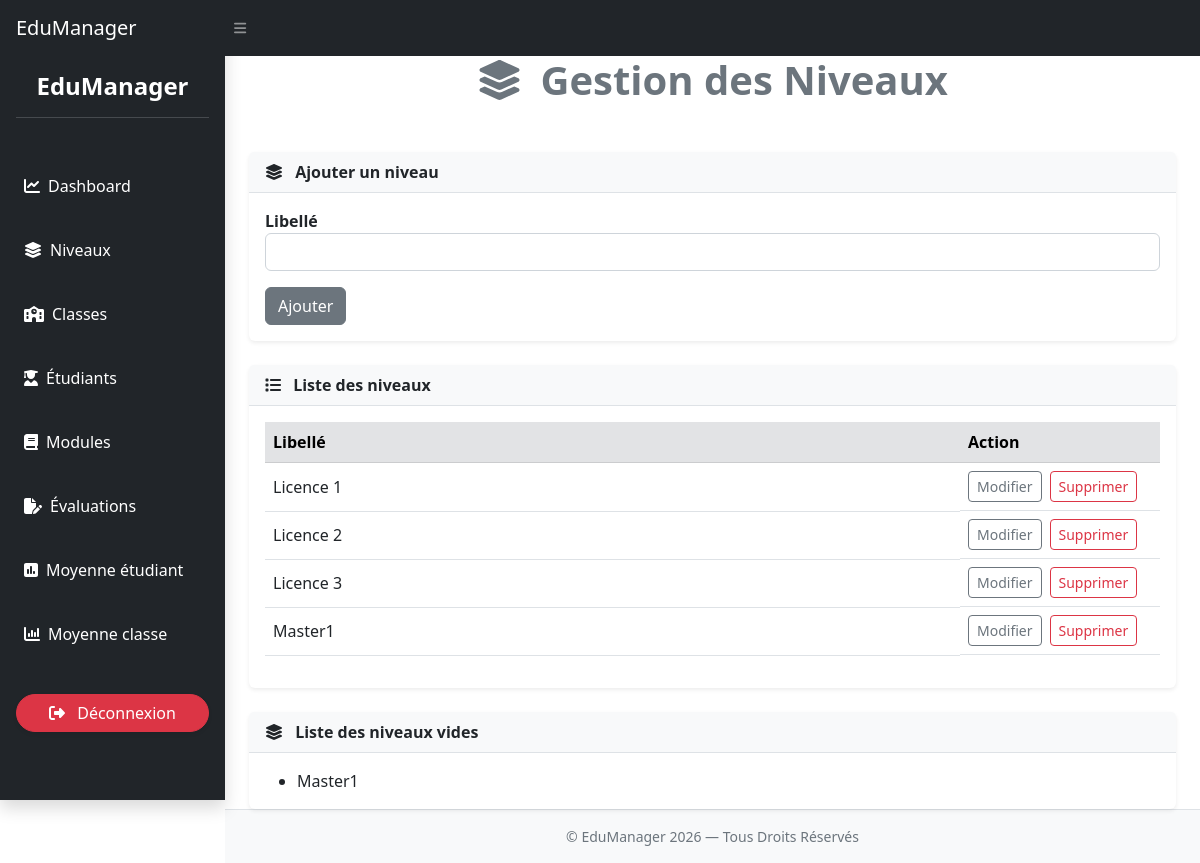
The page /index.php?page=niveaux (signed in) on the database its author committed.
### tables this page shows
CREATE TABLE `niveau` (
  `id_niveau` int(11) NOT NULL,
  `libelle_niveau` varchar(100) NOT NULL
);

### traitements/requetes.php (called while the page is built, shortened)
<?php
include_once "db.php";
function getNiveaux() {
    global $pdo;
    return $pdo->query("SELECT * FROM niveau")->fetchAll();
}
function getNiveauxSansClasse() {
    global $pdo;
    $sql = " SELECT n.id_niveau, n.libelle_niveau FROM niveau n LEFT JOIN classe c ON n.id_niveau = c.id_niveau
        WHERE c.id_classe IS NULL";
    return $pdo->query($sql)->fetchAll(PDO::FETCH_ASSOC);
}

### pages/niveaux.php (the view, shortened to what this page needs)
<?php
$niveaux = getNiveaux();
$editNiveau = null;
?>
<div class="text-center mb-5">
    <h1 class="fw-bold text-secondary">
        <i class="fas fa-layer-group me-2"></i>
        Gestion des Niveaux
    </h1>
</div>
<div class="card shadow-sm border-0 mb-4">
    <div class="card-header bg-light fw-bold border-bottom">
        <i class="fas fa-layer-group me-2"></i>
        <?= $editNiveau ? "Modifier le niveau" : "Ajouter un niveau" ?>
    </div>
    <div class="card-body">
        <form method="post" action="traitements/action.php">
            <div class="mb-3">
                <label class="fw-semibold">Libellé</label>
                <input type="text"
                       name="libelle"
                       class="form-control"
                       value="<?= $editNiveau ? htmlspecialchars($editNiveau['libelle_niveau']) : '' ?>"
                       required>
            </div>
            <?php if ($editNiveau): ?>
                <button type="submit"
                        name="updateNiveau"
                        class="btn btn-secondary">
                    Modifier
                </button>
                <a href="index.php?page=niveaux"
                   class="btn btn-outline-secondary ms-2">
                    Annuler
                </a>
            <?php else: ?>
                <button type="submit"
                        name="addNiveau"
                        class="btn btn-secondary">
                    Ajouter
                </button>
            <?php endif; ?>
        </form>
    </div>
</div>
<div class="card shadow-sm border-0 mb-4">
    <div class="card-header bg-light fw-bold border-bottom">
        <i class="fas fa-list me-2"></i>
        Liste des niveaux
    </div>
    <div class="card-body">
        <table class="table table-hover align-middle">
            <thead class="table-secondary">
                <tr>
                    <th>Libellé</th>
                    <th width="200">Action</th>
                </tr>
            </thead>
            <tbody>
                <?php foreach ($niveaux as $n) { ?>
                <tr>
                    <td><?= htmlspecialchars($n['libelle_niveau']) ?></td>
                    <td class="d-flex gap-2">
                        <a href="index.php?page=niveaux&edit=<?= $n['id_niveau'] ?>"
                           class="btn btn-outline-secondary btn-sm">
                            Modifier
                        </a>
                        <a href="traitements/action.php?deleteNiveau=<?= $n['id_niveau'] ?>"
                           class="btn btn-outline-danger btn-sm"
                           onclick="return confirm('Supprimer ce niveau ?')">
                            Supprimer
                        </a>
                    </td>
                </tr>
                <?php } ?>
            </tbody>
        </table>
    </div>
</div>
<div class="card shadow-sm border-0">
    <div class="card-header bg-light fw-bold border-bottom">
        <i class="fas fa-layer-group me-2"></i>
        Liste des niveaux vides
    </div>
    <div class="card-body">
        <?php
        $niveauxSansClasse = getNiveauxSansClasse();
        if (count($niveauxSansClasse) === 0) {
            echo "<p class='text-muted mb-0'>Tous les niveaux ont au moins une classe.</p>";
        } else {
            echo "<ul class='mb-0'>";
            foreach ($niveauxSansClasse as $n) {
                echo "<li>".htmlspecialchars($n['libelle_niveau'])."</li>";
            }
            echo "</ul>";
        }
        ?>
    </div>
</div>

### rows shown on the page
niveau: libelle_niveau "Licence 1"
niveau: libelle_niveau "Licence 2"
niveau: libelle_niveau "Licence 3"
niveau: libelle_niveau "Master1"
